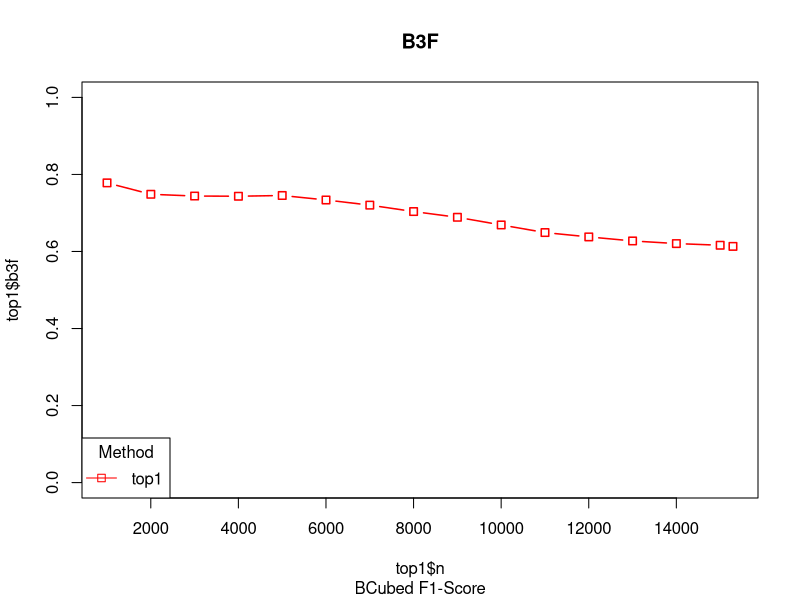

This figure's R source:
top1 = read.csv("top1.csv")
methods = list.files(pattern="*.csv")
data = lapply(setNames(methods, make.names(gsub("*.csv$", "", methods))), 
         read.csv)
nmethods = length(data)
colors <- rainbow(nmethods)
linetype <- rep(1:6, 10)
plotchar <- rep(c(0, 1, 2, 3, 4, 5, 6, 15, 16, 17, 18, 19, 20, 21, 22, 23, 24, 25), 2)    

plot(top1$n, top1$b3f, type='n', ylim=c(0.0,1.0))
for (i in 1:nmethods) {
    method <- data[[i]]
    metric <- "b3p"
    lines(method[["n"]], method[[metric]], type='b', lwd=1.5,
    lty=linetype[i], col=colors[i], pch=plotchar[i])
}
title("B3F", "BCubed F1-Score")
legend("bottomleft", legend=names(data), col=colors, pch=plotchar, lty=linetype,
    title="Method")
